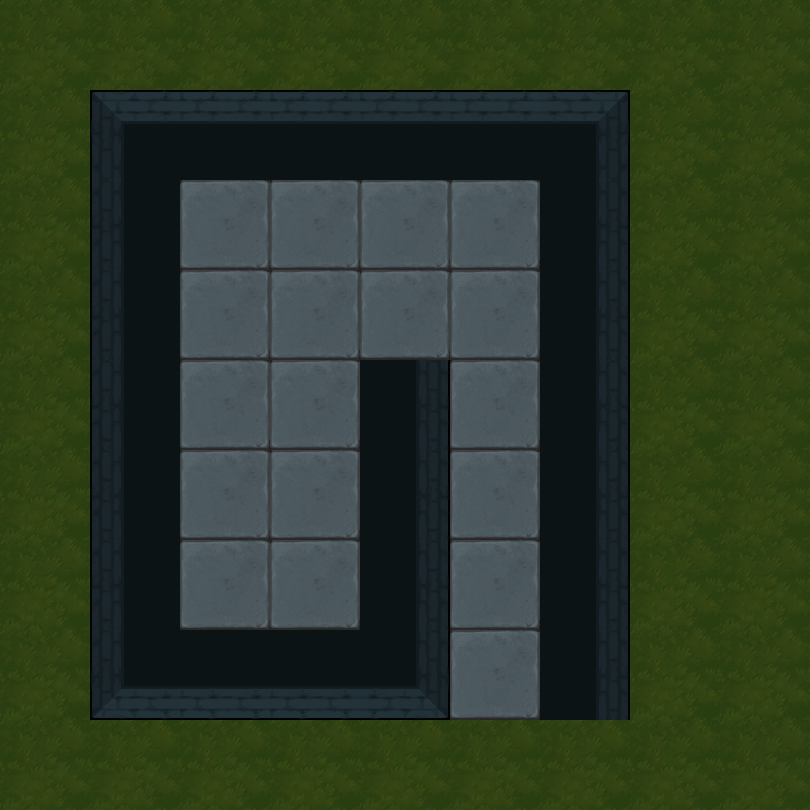

This game map was drawn from its Tiled (.tmx) file and the tilesets committed beside it. A one-line description and the trimmed map source follow:
An orthogonal 9x9 tile map with 90x90 px tiles, 2 tile layers (地形, 障碍) and 19 objects (16x map, bed, spring, door).

<map version="1.5" tiledversion="1.7.2" orientation="orthogonal" renderorder="right-down" width="9" height="9" tilewidth="90" tileheight="90" infinite="0" nextlayerid="4" nextobjectid="28">
 <tileset firstgid="1" name="1" tilewidth="90" tileheight="90" tilecount="100" columns="10">
  <image source="3.png" trans="ff00ff" width="900" height="900" />
 </tileset>
 <layer id="1" name="地形" width="9" height="9">
  <data>[81 cells, 81 non-empty, 2 distinct tile ids]</data>
 </layer>
 <layer id="2" name="障碍" width="9" height="9">
  <data>[81 cells, 24 non-empty, 8 distinct tile ids]</data>
 </layer>
 <objectgroup id="3" name="对象">
  <object id="1" name="bed" x="180" y="450" width="90" height="90" />
  <object id="2" name="map" x="180" y="360" width="90" height="90" />
  <object id="5" name="map" x="180" y="180" width="90" height="90" />
  <object id="6" name="map" x="180" y="270" width="90" height="90" />
  <object id="9" name="map" x="270" y="270" width="90" height="90" />
  <object id="10" name="map" x="270" y="180" width="90" height="90" />
  <object id="11" name="map" x="360" y="180" width="90" height="90" />
  <object id="12" name="map" x="450" y="180" width="90" height="90" />
  <object id="13" name="map" x="360" y="270" width="90" height="90" />
  <object id="14" name="map" x="450" y="270" width="90" height="90" />
  <object id="18" name="map" x="180" y="540" width="90" height="90" />
  <object id="20" name="map" x="450" y="540" width="90" height="90">
   <properties>
    <property name="weapon" type="int" value="1" />
   </properties>
  </object>
  <object id="21" name="map" x="270" y="540" width="90" height="90">
   <properties>
    <property name="weapon" type="int" value="2" />
   </properties>
  </object>
  <object id="22" name="map" x="450" y="450" width="90" height="90">
   <properties>
    <property name="weapon" type="int" value="3" />
   </properties>
  </object>
  <object id="23" name="map" x="270" y="450" width="90" height="90">
   <properties>
    <property name="weapon" type="int" value="4" />
   </properties>
  </object>
  <object id="24" name="map" x="450" y="360" width="90" height="90">
   <properties>
    <property name="weapon" type="int" value="5" />
   </properties>
  </object>
  <object id="25" name="map" x="270" y="360" width="90" height="90">
   <properties>
    <property name="weapon" type="int" value="6" />
   </properties>
  </object>
  <object id="26" name="spring" x="180" y="0" width="90" height="90">
   <properties>
    <property name="direction" value="3" />
   </properties>
  </object>
  <object id="27" name="door" x="450" y="630" width="90" height="90">
   <properties>
    <property name="LorR" type="int" value="1" />
    <property name="motion" type="int" value="4" />
    <property name="rotate" type="int" value="0" />
   </properties>
  </object>
 </objectgroup>
</map>
